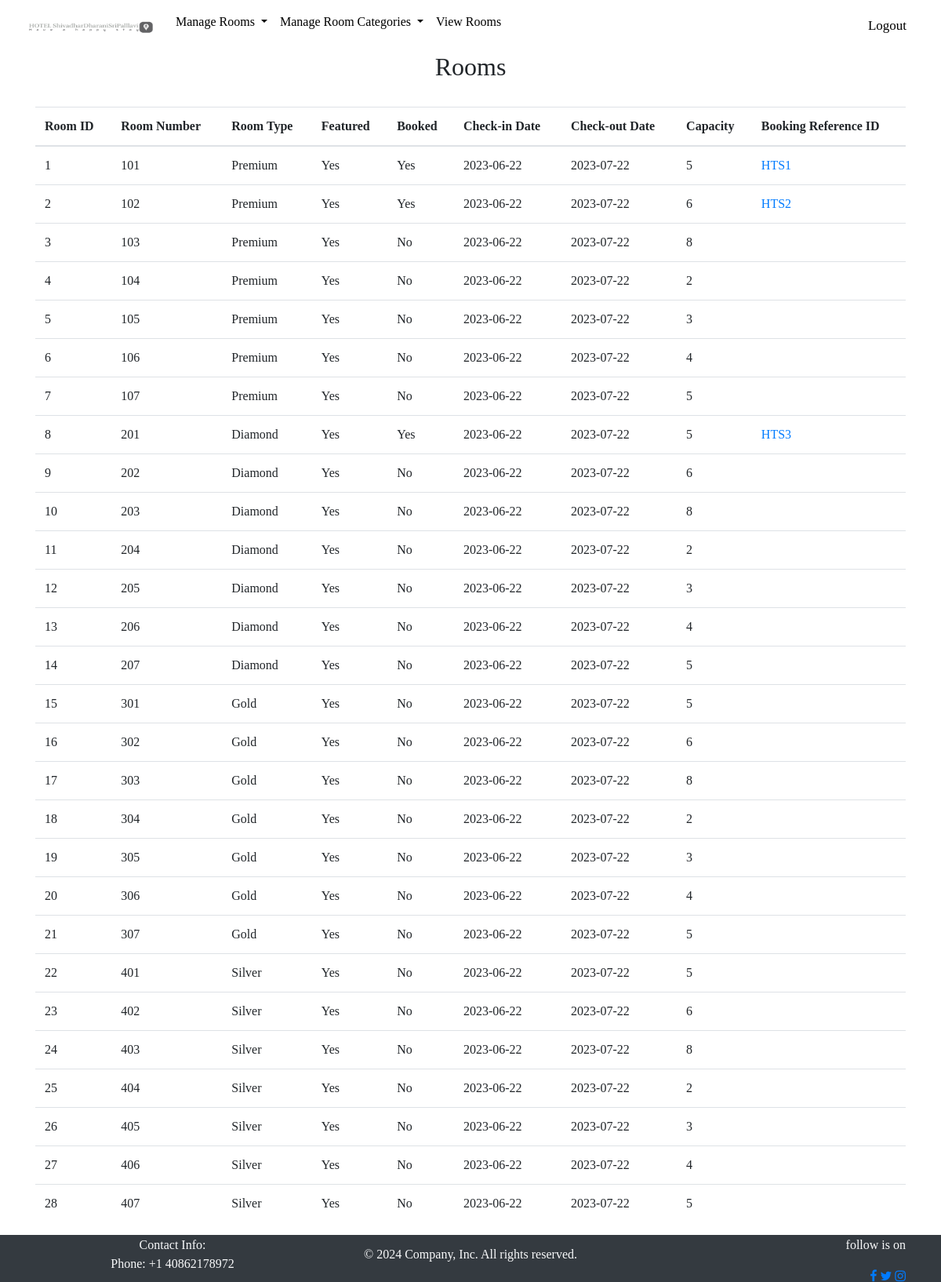
Page /viewRooms.php (signed in) on the committed database.
### tables this page shows
CREATE TABLE `rooms` (
  `room_id` int(11) NOT NULL,
  `room_number` int(11) NOT NULL,
  `room_type` varchar(30) NOT NULL,
  `room_featured` int(1) NOT NULL,
  `room_booked` int(1) DEFAULT 0,
  `check_in_date` date DEFAULT NULL,
  `check_out_date` date DEFAULT NULL,
  `room_capacity` int(11) NOT NULL,
  `booking_ref_id` varchar(50) NOT NULL
);

CREATE TABLE `room_category_details` (
  `id` int(11) NOT NULL,
  `category_name` varchar(100) NOT NULL,
  `price` double(10,2) NOT NULL,
  `aminities` varchar(512) NOT NULL
);

### viewRooms.php (the view, shortened to what this page needs)
<?php include("include/header.php") ?>
<?php require_once 'admin/connect.php' ?>
<?php
if (isset($_SESSION['loggedin']) && $_SESSION['loggedin'] === true) {
    ?>
    <div class="container">
        <div class="container container d-flex justify-content-center align-items-center container">
            <h2>Rooms</h2>
        </div>
        <br>
        <table class="table table-hover">
            <thead>
                <tr>
                    <th>Room ID</th>
                    <th>Room Number</th>
                    <th>Room Type</th>
                    <th>Featured</th>
                    <th>Booked</th>
                    <th>Check-in Date</th>
                    <th>Check-out Date</th>
                    <th>Capacity</th>
                    <th>Booking Reference ID</th>
                </tr>
            </thead>
            <tbody>
                <?php
                $query = "SELECT room_id, room_number, room_type, room_featured, room_booked, check_in_date, check_out_date, room_capacity, booking_ref_id FROM rooms";
                $stmt = $conn->query($query);
                if ($stmt->rowCount() > 0) {
                    while ($row = $stmt->fetch(PDO::FETCH_ASSOC)) {
                        ?>
                        <tr>
                            <td>
                                <?php echo $row['room_id'] ?>
                            </td>
                            <td>
                                <?php echo $row['room_number'] ?>
                            </td>
                            <td>
                                <?php
                                $roomTypeId = $row['room_type'];
                                $queryRoomType = "SELECT id, category_name, price, aminities FROM room_category_details WHERE id = :roomTypeId";
                                $stmtRoomType = $conn->prepare($queryRoomType);
                                $stmtRoomType->bindParam(':roomTypeId', $roomTypeId, PDO::PARAM_INT);
                                $stmtRoomType->execute();
                                if ($stmtRoomType->rowCount() > 0) {
                                    $rowRoomType = $stmtRoomType->fetch(PDO::FETCH_ASSOC);
                                    echo $rowRoomType['category_name'];
                                } else {
                                    echo 'N/A';
                                }
                                ?>
                            </td>
                            <td>
                                <?php
                                $roomFeatured = $row['room_featured'];
                                $displayValueRoomFeatured = ($roomFeatured == 1) ? "Yes" : "No";
                                ?>
                                <?php echo $displayValueRoomFeatured; ?>
                            </td>
                            <td>
                                <?php
                                $roomBooked = $row['room_booked'];
                                $displayValueRoomBooked = ($roomBooked == 1) ? "Yes" : "No";
                                ?>
                                <?php echo $displayValueRoomBooked; ?>
                            </td>
                            <td>
                                <?php echo $row['check_in_date'] ?>
                            </td>
                            <td>
                                <?php echo $row['check_out_date'] ?>
                            </td>
                            <td>
                                <?php echo $row['room_capacity'] ?>
                            </td>
                            <td>
                                <a href="#" class="customer-ref" data-berfid="<?php echo $row['booking_ref_id']; ?>">
                                    <?php echo $row['booking_ref_id']; ?>
                                </a>
                            </td>
                        </tr>
                        <?php
                    }
                } else {
                    echo "<tr><td colspan='9'>No records found</td></tr>";
                }
                ?>
            </tbody>
        </table>
    </div>
    <?php
}else{
    header('Location: loginError.php');
}
?>
<?php include("include/footer.php") ?>

### style.css (style rules this page uses)
* { padding: 0; margin: 0; text-decoration: none; list-style: none; box-sizing: border-box; }
body { font-family: montserrat; padding-bottom: 60px; }

### rows in the picture
rooms: room_id "1", room_number "101", room_category_details.category_name "Premium", room_featured "Yes", room_booked "Yes", check_in_date "2023-06-22", check_out_date "2023-07-22", room_capacity "5", booking_ref "HTS1"
rooms: room_id "2", room_number "102", room_category_details.category_name "Premium", room_featured "Yes", room_booked "Yes", check_in_date "2023-06-22", check_out_date "2023-07-22", room_capacity "6", booking_ref "HTS2"
rooms: room_id "3", room_number "103", room_category_details.category_name "Premium", room_featured "Yes", room_booked "No", check_in_date "2023-06-22", check_out_date "2023-07-22", room_capacity "8"
rooms: room_id "4", room_number "104", room_category_details.category_name "Premium", room_featured "Yes", room_booked "No", check_in_date "2023-06-22", check_out_date "2023-07-22", room_capacity "2"
rooms: room_id "5", room_number "105", room_category_details.category_name "Premium", room_featured "Yes", room_booked "No", check_in_date "2023-06-22", check_out_date "2023-07-22", room_capacity "3"
rooms: room_id "6", room_number "106", room_category_details.category_name "Premium", room_featured "Yes", room_booked "No", check_in_date "2023-06-22", check_out_date "2023-07-22", room_capacity "4"
rooms: room_id "7", room_number "107", room_category_details.category_name "Premium", room_featured "Yes", room_booked "No", check_in_date "2023-06-22", check_out_date "2023-07-22", room_capacity "5"
rooms: room_id "8", room_number "201", room_category_details.category_name "Diamond", room_featured "Yes", room_booked "Yes", check_in_date "2023-06-22", check_out_date "2023-07-22", room_capacity "5", booking_ref "HTS3"
rooms: room_id "9", room_number "202", room_category_details.category_name "Diamond", room_featured "Yes", room_booked "No", check_in_date "2023-06-22", check_out_date "2023-07-22", room_capacity "6"
rooms: room_id "10", room_number "203", room_category_details.category_name "Diamond", room_featured "Yes", room_booked "No", check_in_date "2023-06-22", check_out_date "2023-07-22", room_capacity "8"
rooms: room_id "11", room_number "204", room_category_details.category_name "Diamond", room_featured "Yes", room_booked "No", check_in_date "2023-06-22", check_out_date "2023-07-22", room_capacity "2"
rooms: room_id "12", room_number "205", room_category_details.category_name "Diamond", room_featured "Yes", room_booked "No", check_in_date "2023-06-22", check_out_date "2023-07-22", room_capacity "3"
rooms: room_id "13", room_number "206", room_category_details.category_name "Diamond", room_featured "Yes", room_booked "No", check_in_date "2023-06-22", check_out_date "2023-07-22", room_capacity "4"
rooms: room_id "14", room_number "207", room_category_details.category_name "Diamond", room_featured "Yes", room_booked "No", check_in_date "2023-06-22", check_out_date "2023-07-22", room_capacity "5"
rooms: room_id "15", room_number "301", room_category_details.category_name "Gold", room_featured "Yes", room_booked "No", check_in_date "2023-06-22", check_out_date "2023-07-22", room_capacity "5"
rooms: room_id "16", room_number "302", room_category_details.category_name "Gold", room_featured "Yes", room_booked "No", check_in_date "2023-06-22", check_out_date "2023-07-22", room_capacity "6"
rooms: room_id "17", room_number "303", room_category_details.category_name "Gold", room_featured "Yes", room_booked "No", check_in_date "2023-06-22", check_out_date "2023-07-22", room_capacity "8"
rooms: room_id "18", room_number "304", room_category_details.category_name "Gold", room_featured "Yes", room_booked "No", check_in_date "2023-06-22", check_out_date "2023-07-22", room_capacity "2"
rooms: room_id "19", room_number "305", room_category_details.category_name "Gold", room_featured "Yes", room_booked "No", check_in_date "2023-06-22", check_out_date "2023-07-22", room_capacity "3"
rooms: room_id "20", room_number "306", room_category_details.category_name "Gold", room_featured "Yes", room_booked "No", check_in_date "2023-06-22", check_out_date "2023-07-22", room_capacity "4"
rooms: room_id "21", room_number "307", room_category_details.category_name "Gold", room_featured "Yes", room_booked "No", check_in_date "2023-06-22", check_out_date "2023-07-22", room_capacity "5"
rooms: room_id "22", room_number "401", room_category_details.category_name "Silver", room_featured "Yes", room_booked "No", check_in_date "2023-06-22", check_out_date "2023-07-22", room_capacity "5"
rooms: room_id "23", room_number "402", room_category_details.category_name "Silver", room_featured "Yes", room_booked "No", check_in_date "2023-06-22", check_out_date "2023-07-22", room_capacity "6"
rooms: room_id "24", room_number "403", room_category_details.category_name "Silver", room_featured "Yes", room_booked "No", check_in_date "2023-06-22", check_out_date "2023-07-22", room_capacity "8"
rooms: room_id "25", room_number "404", room_category_details.category_name "Silver", room_featured "Yes", room_booked "No", check_in_date "2023-06-22", check_out_date "2023-07-22", room_capacity "2"
rooms: room_id "26", room_number "405", room_category_details.category_name "Silver", room_featured "Yes", room_booked "No", check_in_date "2023-06-22", check_out_date "2023-07-22", room_capacity "3"
rooms: room_id "27", room_number "406", room_category_details.category_name "Silver", room_featured "Yes", room_booked "No", check_in_date "2023-06-22", check_out_date "2023-07-22", room_capacity "4"
rooms: room_id "28", room_number "407", room_category_details.category_name "Silver", room_featured "Yes", room_booked "No", check_in_date "2023-06-22", check_out_date "2023-07-22", room_capacity "5"
